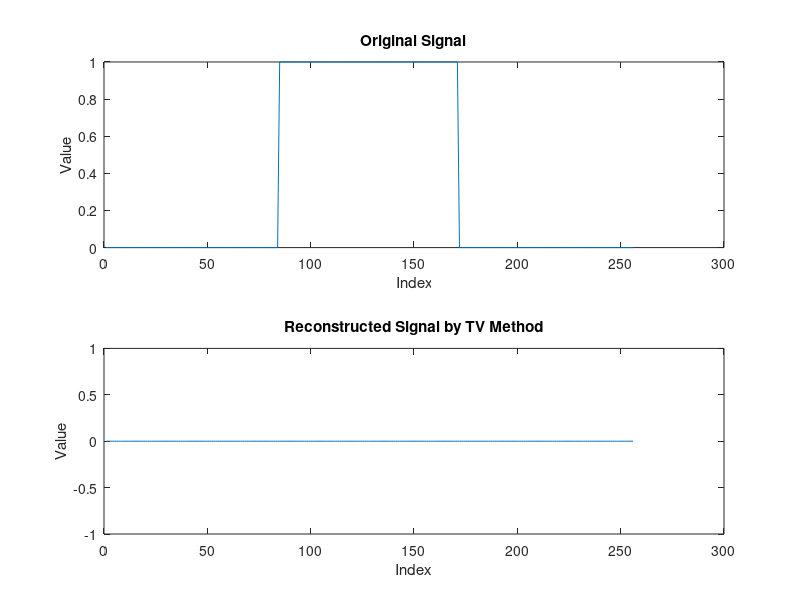

Here is the MATLAB script that generated this plot:
p = ones(9,1);
p = p/sum(p);

n = 256;

A = convmtx(p,n);
nu = (length(p)-1)/2;
A = A((nu+1):(end-nu),:);

f = zeros(n,1);
f(round(n/3):round(2/3*n))=1;

m0 = A*f;
m1 = m0 + 0.001/norm(f)*randn(size(m0));

alphas = [0.001; 0.01; 0.1; 0.5; 0.8; 1; 1.5];

L = eye(n);

H = zeros(3*n);
H(1:n,1:n) = 2*(A.'*A);

h = alphas(4)*ones(3*n,1);
h(1:n) = -2*A.'*m1;


Aeq         = [L,-eye(n),eye(n)];
beq         = zeros(n,1);
lb          = [repmat(-Inf,n,1);zeros(2*n,1)];
ub          = repmat(Inf,3*n,1);
AA          = -eye(3*n);
AA(1:n,1:n) = zeros(n,n);
iniguess    = zeros(3*n,1);
b           = [repmat(10,n,1);zeros(2*n,1)];
MAXITER = 200; % Maximum numbers of iterations, Matlab's default value is 200
QPopt   = optimset('quadprog');
%QPopt   = optimset(QPopt,'MaxIter', MAXITER,'Algorithm',...
%    'interior-point-convex','Display','off');
QPopt   = optimset(QPopt,'MaxIter', MAXITER,'display','off');
[uvv,val,ef,output] = quadprog(H,h,AA,b,Aeq,beq,lb,ub,iniguess,QPopt);
recn = uvv(1:n);


% create a subplot for the original signal
subplot(2, 1, 1);
plot(f);
title('Original Signal');
xlabel('Index');
ylabel('Value');

% create a subplot for the reconstructed signal
subplot(2, 1, 2);
plot(recn);
title('Reconstructed Signal by TV Method');
xlabel('Index');
ylabel('Value');

L1norm = sum(abs(f));

Recnorm = sum(abs(recn));
